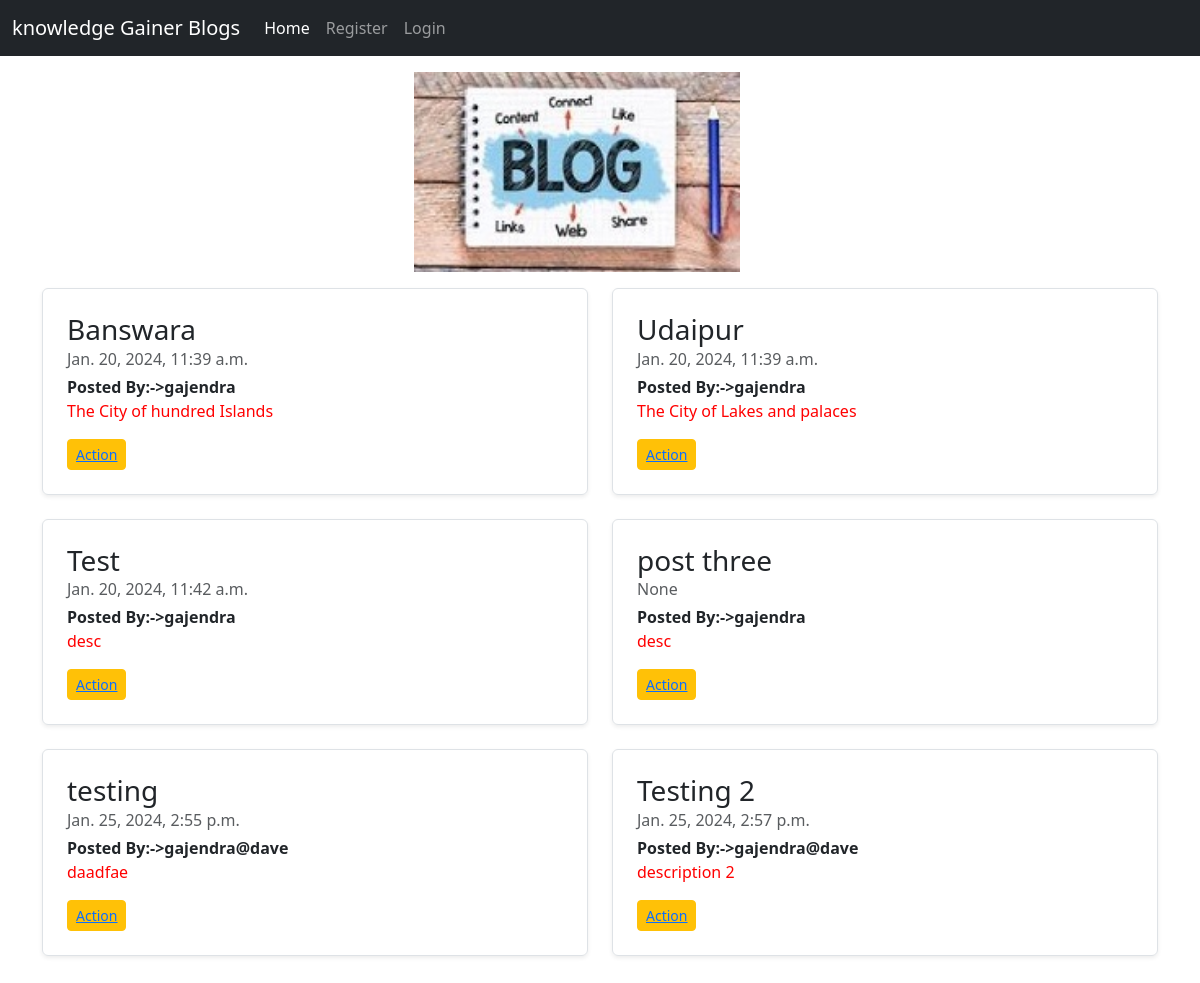
The page / on the database its author committed.
### myapp/models.py (models this page shows, shortened)
class Blog(models.Model):
    user_id = models.ForeignKey(User,on_delete=models.CASCADE)
    title = models.CharField(max_length=150)
    desc = models.TextField(null=False)
    date = models.DateTimeField(default=datetime.now,null=True)

### myapp/views.py (the view)
# urls.py: path('',views.index,name='index'),
def index(request):
    blog = Blog.objects.all()
    return render(request,'home.html',{'blogs':blog})

### templates/home.html (shortened to what this page needs)
{% extends 'base.html' %}
{% block body %}
{% load static %}
<div class="col-md-7  offset-4 ">
 <img src="{% static 'img/blog.jpg' %}" alt="blog" style='width: 50%; height: 200px;'>
</div>
<div class="row mb-2 my-3">
  {% for blog in blogs %}
  <div class="col-md-6">
    <div class="row g-0 border rounded overflow-hidden flex-md-row mb-4 shadow-sm h-md-250 position-relative">
      <div class="col p-4 d-flex flex-column position-static">
        <h3 class="mb-0">{{blog.title}}</h3>
        <div class="mb-1 text-body-secondary">{{blog.date}}</div>
       <b>Posted By:->{{blog.user_id.username }} </b>
        <p class="card-text mb-auto " style = 'color:red;'>{{blog.desc}}</p>
        <div> <button class="btn btn-warning btn-sm mt-3"><a href="blog_detail/{{blog.id}}" >
          Action
        </a></button></div>
      </div>
    </div>
  </div>
  {% endfor %}
</div>
{% endblock body %}

### templates/base.html (shortened to what this page needs)
<!doctype html>
<html lang="en">
  <head>
    <link href="https://cdn.jsdelivr.net/npm/bootstrap@5.3.2/dist/css/bootstrap.min.css" rel="stylesheet">
  </head>
  <body>
    <nav class="navbar navbar-expand-lg navbar-dark bg-dark">
        <div class="container-fluid">
          <a class="navbar-brand" href="#">knowledge Gainer Blogs</a>
          <div class="collapse navbar-collapse" id="navbarSupportedContent">
            <ul class="navbar-nav me-auto mb-2 mb-lg-0">
              <li class="nav-item">
                <a class="nav-link active" aria-current="page" href="/">Home</a>
              </li>
              {% if user.is_authenticated %}
              <li class="nav-item">
                <a class="nav-link" href="/"> {{ request.user }}</a>
              </li>
              <li class="nav-item">
                <a class="nav-link" href="logout">Logout</a>
              </li>
              <li class="nav-item">
                <a class="nav-link" href="post_blog">Post blog</a>
              </li>
              {% else %}
              <li class="nav-item">
                <a class="nav-link" href="register">Register</a>
              </li>
              <li class="nav-item">
                <a class="nav-link" href="login">Login</a>
              </li>
              {% endif %}
            </ul>
          </div>
        </div>
      </nav>
      <div class="container my-3">
    {% block body %}
    {% endblock body %}
</div>
  </body>
</html>

### rows shown on the page
Blog: title "Banswara", date "Jan. 20, 2024, 11:39 a.m.", user_id.username "gajendra", desc "The City of hundred Islands"
Blog: title "Udaipur", date "Jan. 20, 2024, 11:39 a.m.", user_id.username "gajendra", desc "The City of Lakes and palaces"
Blog: title "Test", date "Jan. 20, 2024, 11:42 a.m.", user_id.username "gajendra", desc "desc"
Blog: title "post three", date "None", user_id.username "gajendra", desc "desc"
Blog: title "testing", date "Jan. 25, 2024, 2:55 p.m.", user_id.username "gajendra@dave", desc "daadfae"
Blog: title "Testing 2", date "Jan. 25, 2024, 2:57 p.m.", user_id.username "gajendra@dave", desc "description 2"
